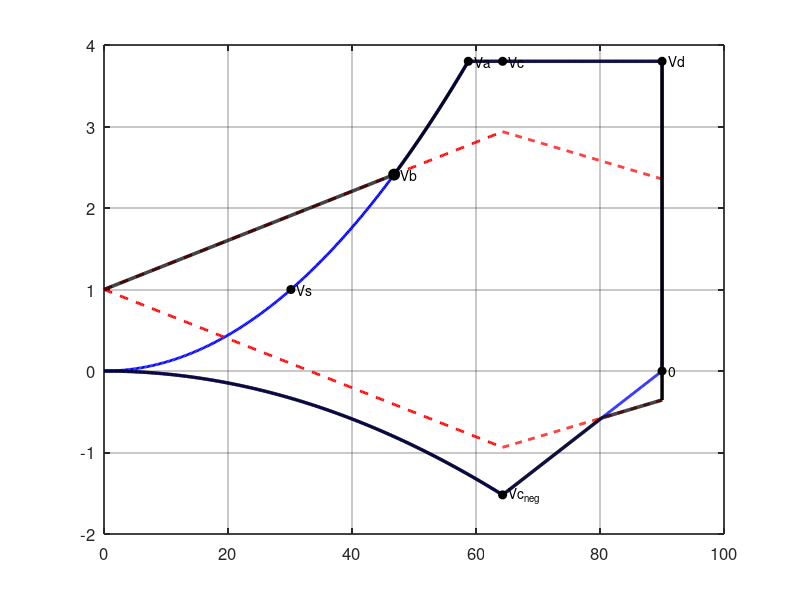

Recreate this plot in MATLAB. (Note: this script raises an error after producing the figure.)
%% Kintamieji parametrai
close all
clear
clc

% Duoti parametrai
m = 1700;           % [kg]
p_load = 70;        % max ikrovimas i sparna [kg/m^2]
n_e = 7;            % eksploatacinis perkrovos koeficientas
AR = 7;             % sparno proilgis
lam = 1.15;         % sparno susiaurejimas (C_root / C_tip)
H_sp = 1.0;         % spyrio aukstis [m]
L_sp = 1.5;         % spyrio ilgis [m]
g = 9.81;           % gravitacija [m/s^2]

t_prof = 11;        % sparno profilio storis [%]
f = 1.5;            % atsargos koeficientas

% Kuro bako duomenys
L_kuro = 1.500;     % [m]
H_kuro = 0.128067;  % [m]
w_kuro = 1.036687;  % [m]

%% 2.1 Sparno geometriniai parametrai (pagal pavyzdi)

% 1) Sparno plotas
S = m / p_load;                     % [m^2]

% 2) Sparno mostas
b = sqrt(S * AR);                   % [m]

% 3) Puses mostas
L = b / 2;                          % [m]

% 4) Galine styga
% Is trapecinio sparno ploto formules:
C_tip = (2 * S) / ((lam + 1) * b);  % [m]

% 5) Saknine styga
C_root = lam * C_tip;               % [m]

% 6) Styga ties spyriu

x = (C_root - C_tip) / 2;           % [m]
y = (L_sp * x) / L;                 % [m]
C_sp = C_tip + 2 * y;               % [m]

% Tas pats butu ir taip:
% C_sp = C_root - (C_root - C_tip)*(L_sp/L);

% 7) Maksimalus profilio storis ties spyriu
H_lonz = (t_prof / 100) * C_sp;     % [m]

% 8) Spyrio kampas
alpha_rad = atan(H_sp / L_sp);      % [rad]
alpha_deg = rad2deg(alpha_rad);     % [deg]



%% Kuro bako skaiciavimas

V_kuro = H_kuro * w_kuro * L_kuro;  % [m^3]
litrai = V_kuro * 1000;             % [L]

%% Rezultatu isvedimas

fprintf('\nAPSKAICIUOTA SPARNO GEOMETRIJA:\n')
fprintf('----------------------------------------\n')
fprintf('Sparno plotas S = %.3f m^2\n', S)
fprintf('Sparno mostas b = %.3f m\n', b)

fprintf('\nSTYGOS:\n')
fprintf('Saknine styga C_root = %.3f m\n', C_root)
fprintf('Styga ties spyriu C_sp = %.3f m\n', C_sp)
fprintf('Galine styga C_tip = %.3f m\n', C_tip)

fprintf('\nSPYRIS:\n')
fprintf('Spyrio kampas = %.3f rad\n', alpha_rad)
fprintf('Spyrio kampas = %.3f deg\n', alpha_deg)

fprintf('\nKURO BAKAS:\n')
fprintf('Kuro bako turis = %.3f m^3\n', V_kuro)
fprintf('Kuro kiekis = %.3f L\n', litrai)

%% Perkrovu ir greiciu skaiciavimas

rho = 1.225;                  % [kg/m^3]

% Trukstami dydziai
W_N = m * g;                  % [N]
W_kN = W_N / 1000;            % [kN]
n_sk = n_e * f;               % [-]
L_free = L - L_sp;            % [m]

% Vienetu konvertavimas i imperial (CS-23 formulems)
N_to_lbf = 0.224809;
m2_to_ft2 = 10.7639;
kt_to_ms = 0.514444;
ms_to_kt = 1.94384;

W_lbf = W_N * N_to_lbf;       % [lbf]
S_ft2 = S * m2_to_ft2;        % [ft^2]
WS_imp = W_lbf / S_ft2;       % [lbf/ft^2]

% Ribines perkrovos
n_pos = 2.1 + 24000 / (W_lbf + 10000);
n_pos = min(n_pos, 3.8);
n_neg = -0.4 * n_pos;

% Greiciai
Vc_kt = 33 * sqrt(WS_imp);    % [kt]
Vc = Vc_kt * kt_to_ms;        % [m/s]

Vd = 1.40 * Vc;               % [m/s]
Vd_kt = Vd * ms_to_kt;        % [kt]

% CLmax is XFLR5, apskaiciuok ir Vs bei Va
CLmax = 1.234;                 % <-- pakeisti i reiksme is XFLR5
Vs = sqrt((2 * W_N) / (rho * S * CLmax));   % [m/s]
Va = Vs * sqrt(n_pos);                       % [m/s]

% Isvedimas
fprintf('\nPERKROVOS IR GREICIAI:\n')
fprintf('----------------------------------------\n')
fprintf('W = %.3f kN\n', W_kN)
fprintf('W/S = %.3f lbf/ft^2\n', WS_imp)
fprintf('n_pos = %.3f\n', n_pos)
fprintf('n_neg = %.3f\n', n_neg)
fprintf('Vs = %.3f m/s\n', Vs)
fprintf('Va = %.3f m/s\n', Va)
fprintf('Vc = %.3f m/s (%.3f kt)\n', Vc, Vc_kt)
fprintf('Vd = %.3f m/s (%.3f kt)\n', Vd, Vd_kt)

%% V-n gaubiamoji

% -----------------------------
% MANEVRINE GAUBIAMOJI
% -----------------------------

% Teigiama smukos kreive iki Va
V1 = linspace(0, Va, 300);
n1 = (V1 ./ Vs).^2;

% Virsutine horizontali atkarpa nuo Va iki Vd
V2 = linspace(Va, Vd, 300);
n2 = n_pos * ones(size(V2));

% Neigiama smukos kreive iki Vc_neg
V3 = linspace(0, Vc, 300);
n3 = n_neg * (V3 ./ Vc).^2;

% Neigiama tiesine atkarpa nuo Vc iki Vd, mazejanti iki 0
V4 = linspace(Vc, Vd, 300);
n4 = n_neg * (1 - (V4 - Vc) / (Vd - Vc));

% Pagrindiniai manevrines gaubiamosios taskai
A = [Vs, 1];
B = [Va, n_pos];
C = [Vc, n_pos];
D = [Vd, n_pos];
E = [Vc, n_neg];
F = [Vd, 0];

% -----------------------------
% GUST ENVELOPE
% -----------------------------
% Reikia:
% c_bar  - vidutine aerodinamine styga [m]
% a      - CLalpha [1/rad]
% Ude    - projektinis gusio greitis [m/s]

% Vidutine aerodinam. styga trapeciniam sparnui
c_bar = (2/3) * C_root * ((1 + (1/lam) + (1/lam)^2) / (1 + (1/lam)));

% CLalpha is XFLR5 arba artima prielaida
a = 3.22;              % [1/rad] <-- pasikeisk pagal savo XFLR5 jei turi

% Projektiniai gusio greiciai normal kategorijai
Ude_Vc = 15.24;       % [m/s] = 50 ft/s prie Vc
Ude_Vd = 7.62;        % [m/s] = 25 ft/s prie Vd

% Sparno apkrova SI sistema
WS_SI = W_N / S;      % [N/m^2]

% Mases santykio parametras mu_g
mu_g = (2 * WS_SI) / (rho * c_bar * a * g);

% Gusio lengvinimo koeficientas
K_g = (0.88 * mu_g) / (5.3 + mu_g);

% Gusio perkrovos prie Vc
delta_n_Vc = (K_g * rho * Vc * Ude_Vc * a) / (2 * WS_SI);
n_gust_pos_Vc = 1 + delta_n_Vc;
n_gust_neg_Vc = 1 - delta_n_Vc;

% Gusio perkrovos prie Vd
delta_n_Vd = (K_g * rho * Vd * Ude_Vd * a) / (2 * WS_SI);
n_gust_pos_Vd = 1 + delta_n_Vd;
n_gust_neg_Vd = 1 - delta_n_Vd;

% Tiesines gusiu kreives nuo 0 iki Vc ir nuo Vc iki Vd
Vg1 = linspace(0, Vc, 300);
n_gust_pos_1 = 1 + (n_gust_pos_Vc - 1) * (Vg1 / Vc);
n_gust_neg_1 = 1 + (n_gust_neg_Vc - 1) * (Vg1 / Vc);

Vg2 = linspace(Vc, Vd, 300);
n_gust_pos_2 = n_gust_pos_Vc + (n_gust_pos_Vd - n_gust_pos_Vc) * ((Vg2 - Vc) / (Vd - Vc));
n_gust_neg_2 = n_gust_neg_Vc + (n_gust_neg_Vd - n_gust_neg_Vc) * ((Vg2 - Vc) / (Vd - Vc));

% -----------------------------
% V_B skaiciavimas
% -----------------------------
% V_B = sankirta tarp teigiamos smukos kreives ir teigiamos gust kreives (0 iki Vc)

Vb_fun = @(V) (V./Vs).^2 - (1 + (n_gust_pos_Vc - 1) .* (V./Vc));

% ieskom sankirtos intervale [0, Vc]
Vb = fzero(Vb_fun, [0.1, Vc]);

% Perkrova ties V_B
n_B = (Vb / Vs)^2;

fprintf('Vb = %.3f m/s\n', Vb)
fprintf('n(Vb) = %.3f\n', n_B)

% -----------------------------
% GALUTINE ISORINE FLIGHT ENVELOPE RIBA
% -----------------------------
% Sukuriam bendra greicio asi
V_env = linspace(0, Vd, 1200);

% Manevrine virsutine riba
n_man_pos = zeros(size(V_env));
for i = 1:length(V_env)
    if V_env(i) <= Va
        n_man_pos(i) = (V_env(i)/Vs)^2;
    else
        n_man_pos(i) = n_pos;
    end
end

% Manevrine apatine riba
n_man_neg = zeros(size(V_env));
for i = 1:length(V_env)
    if V_env(i) <= Vc
        n_man_neg(i) = n_neg * (V_env(i)/Vc)^2;
    else
        n_man_neg(i) = n_neg * (1 - (V_env(i)-Vc)/(Vd-Vc));
    end
end

% Gust virsutine riba
n_gust_pos = zeros(size(V_env));
for i = 1:length(V_env)
    if V_env(i) <= Vc
        n_gust_pos(i) = 1 + (n_gust_pos_Vc - 1) * (V_env(i)/Vc);
    else
        n_gust_pos(i) = n_gust_pos_Vc + (n_gust_pos_Vd - n_gust_pos_Vc) * ((V_env(i)-Vc)/(Vd-Vc));
    end
end

% Gust apatine riba
n_gust_neg = zeros(size(V_env));
for i = 1:length(V_env)
    if V_env(i) <= Vc
        n_gust_neg(i) = 1 + (n_gust_neg_Vc - 1) * (V_env(i)/Vc);
    else
        n_gust_neg(i) = n_gust_neg_Vc + (n_gust_neg_Vd - n_gust_neg_Vc) * ((V_env(i)-Vc)/(Vd-Vc));
    end
end

% Galutine isorine riba:
% virsuje imam didesne, apacioje imam mazesne
n_env_pos = max(n_man_pos, n_gust_pos);
n_env_neg = min(n_man_neg, n_gust_neg);
% -----------------------------
% ISVEDIMAS
% -----------------------------
fprintf('\nGUST ENVELOPE:\n')
fprintf('----------------------------------------\n')
fprintf('c_bar = %.3f m\n', c_bar)
fprintf('a = %.3f 1/rad\n', a)
fprintf('mu_g = %.3f\n', mu_g)
fprintf('K_g = %.3f\n', K_g)
fprintf('n_gust_pos_Vc = %.3f\n', n_gust_pos_Vc)
fprintf('n_gust_neg_Vc = %.3f\n', n_gust_neg_Vc)
fprintf('n_gust_pos_Vd = %.3f\n', n_gust_pos_Vd)
fprintf('n_gust_neg_Vd = %.3f\n', n_gust_neg_Vd)

%% Braizymas 

figure;
hold on
grid on
box on

set(gca,'FontSize',12)
set(gca,'LineWidth',1.2)
set(gca,'GridLineStyle','-')
set(gca,'MinorGridLineStyle',':')
set(gca,'GridAlpha',0.25)
set(gca,'MinorGridAlpha',0.15)

% Simple 3-color scheme
maneuver_col = [0 0 1];   % blue
gust_col     = [1 0 0];   % red
env_col      = [0 0 0];   % black

% Manevrine gaubiamoji
h_man = plot(V1,n1,'Color',maneuver_col,'LineWidth',2);
plot(V2,n2,'Color',maneuver_col,'LineWidth',2)
plot(V3,n3,'Color',maneuver_col,'LineWidth',2)
plot(V4,n4,'Color',maneuver_col,'LineWidth',2)
plot([Vd Vd],[0 n_pos],'Color',maneuver_col,'LineWidth',2)

% Gust envelope
h_gust = plot(Vg1,n_gust_pos_1,'--','Color',gust_col,'LineWidth',2);
plot(Vg2,n_gust_pos_2,'--','Color',gust_col,'LineWidth',2)
plot(Vg1,n_gust_neg_1,'--','Color',gust_col,'LineWidth',2)
plot(Vg2,n_gust_neg_2,'--','Color',gust_col,'LineWidth',2)

% Galutine isorine flight envelope
h_env = plot(V_env,n_env_pos,'Color',env_col,'LineWidth',2.5);
plot(V_env,n_env_neg,'Color',env_col,'LineWidth',2.5)
plot([Vd Vd],[n_env_neg(end) n_env_pos(end)],'Color',env_col,'LineWidth',2.5)

% Taskai
plot(A(1),A(2),'ko','MarkerFaceColor','k')
plot(B(1),B(2),'ko','MarkerFaceColor','k')
plot(C(1),C(2),'ko','MarkerFaceColor','k')
plot(D(1),D(2),'ko','MarkerFaceColor','k')
plot(E(1),E(2),'ko','MarkerFaceColor','k')
plot(F(1),F(2),'ko','MarkerFaceColor','k')

% Vb taskas
plot(Vb,n_B,'ko','MarkerFaceColor','k','MarkerSize',8)

% Tasku pavadinimai
text(A(1), A(2), '  Vs', 'FontSize', 10)
text(B(1), B(2), '  Va', 'FontSize', 10)
text(C(1), C(2), '  Vc', 'FontSize', 10)
text(D(1), D(2), '  Vd', 'FontSize', 10)
text(E(1), E(2), '  Vc_{neg}', 'FontSize', 10)
text(F(1), F(2), '  0', 'FontSize', 10)
text(Vb, n_B, '  Vb', 'FontSize', 10)

% Pagalbines linijos
yline(0, 'k-')
yline(1, 'k--')
xline(Vs, 'k--')
xline(Va, 'k--')
xline(Vb, 'k--')
xline(Vc, 'k--')
xline(Vd, 'k--')

legend([h_man h_gust h_env], ...
       {'Manevrų gaubiamoji','Gūsinė gaubiamoji','Pilnoji skrydžio gaubiamoji'}, ...
       'Location','northwest')

xlabel('Greitis V [m/s]')
ylabel('Perkrovos koeficientas n')
title('Pilna perkrovos gaubiamoji')

xlim([0, 1.1*Vd])

y_min = min([n_env_neg, n_gust_neg, n_man_neg]) * 1.15;
y_max = max([n_env_pos, n_gust_pos, n_man_pos]) * 1.15;
ylim([y_min, y_max])

hold off


%% Grafikai
% Plot distributed lift load q(y) over the wing from XFLR5 export
% Put your XFLR5 txt data into a file, e.g. 'xflr5_results.txt'

rho = 1.225;     % air density [kg/m^3]
V   = 123.7;     % flight speed [m/s]
qInf = 0.5 * rho * V^2;

filename = 'D:/MainWing_a=8.50_v=123.70ms.csv';

% perskaityti .csv failą
data = readmatrix(filename, 'FileType', 'text');

% stulpelių ID nr
col_y     = 1;   % y-span
col_chord = 2;   % Chord
col_Cl    = 4;   % Cl
col_BM    = 12;  % BM

y     = data(:, col_y);
chord = data(:, col_chord);
Cl    = data(:, col_Cl);
BM = data(:, col_BM);

% panaikinti visus kitus stulpelius
valid = ~isnan(y) & ~isnan(chord) & ~isnan(Cl) & ~isnan(BM);
y     = y(valid);
chord = chord(valid);
Cl    = Cl(valid);
BM    = BM(valid);

% išrikiuoti pagal y
[y, idx] = sort(y);
chord = chord(idx);
Cl    = Cl(idx);
BM    = BM(idx);

% q [N/m]
q = qInf .* chord .* Cl;

%% ------------------------------------------------------------
% SPYRIO ITAKA I LENKIMO MOMENTA - VIENAI SPARNO PUSEI
% ------------------------------------------------------------

idx_half = y >= 0;
y_half   = y(idx_half);
q_half   = q(idx_half);
BM_half  = BM(idx_half);

idx_out = y_half >= L_sp;

% spyrio vertikali reakcija - perimta isorines dalies apkrova
R_sp = trapz(y_half(idx_out), q_half(idx_out));

% spyrio asine jega
F_sp = R_sp / sin(alpha_rad);

% pakoreguotas momentas
BM_eff_half = BM_half;

idx_in = y_half <= L_sp;
BM_eff_half(idx_in) = BM_half(idx_in) - R_sp .* (L_sp - y_half(idx_in));

fprintf('\nSPYRIO ITAKA:\n');
fprintf('----------------------------------------\n');
fprintf('R_sp = %.3f N\n', R_sp);
fprintf('F_sp = %.3f N\n', F_sp);
fprintf('M_root be spyrio = %.3f Nm\n', BM_half(1));
fprintf('M_root su spyriu = %.3f Nm\n', BM_eff_half(1));

% grafikas
figure;
plot(y, q, 'LineWidth', 1.5);
grid on;
xlabel('Spanwise position y [m]');
ylabel('Distributed load q(y) [N/m]');
title('Wing load distribution');

% lenkimo momentas
figure;
plot(y_half, BM_half, 'LineWidth', 1.2); hold on;
plot(y_half, BM_eff_half, 'LineWidth', 1.8);
xline(0,'k--');
xline(L_sp,'k--');
grid on;
xlabel('Spanwise position y [m]');
ylabel('Bending moment M(y) [N m]');
title('Wing bending moment diagram');
legend('Be spyrio','Su spyriu','Location','best');

%% ============================================================
%LONZERONO SKAICIAVIMAS

H_spar = H_lonz;   % [m] sparo aukstis imamas is 1 kodo

% ------------------------------------------------------------
% 2) KRITINIS LENKIMO MOMENTAS IS XFLR5 DUOMENU
% ------------------------------------------------------------
% BM = data(:, col_BM);

% Imam didziausia absoliutine reiksme kaip kritine
[M_abs, idx_M] = max(abs(BM_eff_half));
M = M_abs;
y_crit = y_half(idx_M);


N = 0;              % [N] asine jega (siame variante ignoruojama)

fprintf('\nSPARO STIPRUMO SKAICIAVIMUI:\n');
fprintf('----------------------------------------\n');
fprintf('H_spar = %.6f m (is H_lonz)\n', H_spar);
fprintf('Kritinis lenkimo momentas M = %.3f Nm\n', M);
fprintf('Jis yra ties y = %.3f m\n', y_crit);

%% ------------------------------------------------------------
% 3) SKERSPJUvio PRIELAIDOS
% ------------------------------------------------------------

x1 = 0.20 * H_spar;      % lentynos plotis [m]
x2 = 0.02 * H_spar;      % sieneles storis [m]
x4 = 2 * x1;             % apsiuvos efektyvus plotis [m]

t_skin = 0.0015;         % apsiuvos storis [m]

% web aukstis + lentynos auksciai turi sudaryti visa sparo auksti
y2 = 0.60 * H_spar;      % sieneles aukstis [m]
y1 = (H_spar - y2) / 2;  % lentynos aukstis [m]

fprintf('\nSKERSPJUVIO MATMENYS:\n');
fprintf('----------------------------------------\n');
fprintf('Lentynos plotis x1 = %.6f m\n', x1);
fprintf('Sieneles storis x2 = %.6f m\n', x2);
fprintf('Apsiuvos plotis x4 = %.6f m\n', x4);
fprintf('Lentynos aukstis y1 = %.6f m\n', y1);
fprintf('Sieneles aukstis y2 = %.6f m\n', y2);
fprintf('Apsiuvos storis t_skin = %.6f m\n', t_skin);

% sluoksniai is apacios i virsu:
% 1 bottom skin, 2 bottom cap, 3 web, 4 top cap, 5 top skin
b = [x4,     x1,   x2,   x1,     x4];
t = [t_skin, y1,   y2,   y1, t_skin];
nLayers = numel(b);
A = b .* t;          % [m^2]

%% ------------------------------------------------------------
% 4) MEDZIAGOS
% ------------------------------------------------------------
E_7075 = 72e9;       % [Pa]
E_2024 = 73e9;       % [Pa]
E_6061 = 69e9;       % [Pa]

Re_7075 = 503e6;     % [Pa]
Re_2024 = 324e6;     % [Pa]
Re_6061 = 275e6;     % [Pa]

SF = 1.5;            % safety factor

%  bottom skin, bottom cap, web, top cap, top skin
E = [E_7075, E_2024, E_6061, E_2024, E_7075];

sigma_allow = [Re_7075, Re_2024, Re_6061, Re_2024, Re_7075] / SF;

%% ------------------------------------------------------------
% 5) BAZINIAI SKERSPJUVIO PARAMETRAI
% ------------------------------------------------------------
B_i = A .* E;        % [N]
B   = sum(B_i);      % [N]

H = sum(t);          % bendras aukstis
y_cent = zeros(1, nLayers);

y_running = 0;
for i = 1:nLayers
    y_cent(i) = y_running + t(i)/2;
    y_running = y_running + t(i);
end

%% ------------------------------------------------------------
% 6) NEUTRALIOJI ASIS
% ------------------------------------------------------------
y_NA = sum(B_i .* y_cent) / B;   % [m]

% atstumas nuo NA
y_iN = y_cent - y_NA;

%% ------------------------------------------------------------
% 7) LENKIMO STANDIS
% ------------------------------------------------------------
I_cent = (b .* t.^3) / 12;
I_i    = I_cent + A .* (y_iN.^2);

D_i = E .* I_i;
D   = sum(D_i);

%% ------------------------------------------------------------
% 8) ITEMPIAI
%    sigma_i = E_i * (N/B + M*y_i/D)
% ------------------------------------------------------------
epsilon_N = N / B;
sigma_i   = E .* (epsilon_N + (M .* y_iN) / D);   % [Pa]

% krastiniai pluostai
y_top = H - y_NA;
y_bot = -y_NA;

sigma_bot = E(1)   * (epsilon_N + M*y_bot/D);
sigma_top = E(end) * (epsilon_N + M*y_top/D);

%% ------------------------------------------------------------
% 9) ISNAUDOJIMAS
% ------------------------------------------------------------
util_sigma_layers = abs(sigma_i) ./ sigma_allow;
util_sigma_bot    = abs(sigma_bot) / sigma_allow(1);
util_sigma_top    = abs(sigma_top) / sigma_allow(end);

%% ------------------------------------------------------------
% 10) REZULTATU ISVEDIMAS
% ------------------------------------------------------------
fprintf('\n--- MULTILAYER SECTION STRENGTH CHECK (NORMAL STRESS) ---\n');
fprintf('Neutral axis from bottom y_NA = %.6f m\n', y_NA);
fprintf('Axial stiffness B             = %.3e N\n', B);
fprintf('Bending stiffness D           = %.3e Nm^2\n', D);
fprintf('Critical moment M             = %.3f Nm\n', M);
fprintf('Critical location y           = %.3f m\n\n', y_crit);

for i = 1:nLayers
    fprintf(['Layer %d: A = %.3e m^2, y_cent = %.6f m, ' ...
             'sigma = %+8.2f MPa, util = %.3f\n'], ...
        i, A(i), y_cent(i), sigma_i(i)/1e6, util_sigma_layers(i));
end

fprintf('\nExtreme fibres:\n');
fprintf('Bottom sigma = %+8.2f MPa, utilisation = %.3f\n', ...
    sigma_bot/1e6, util_sigma_bot);
fprintf('Top    sigma = %+8.2f MPa, utilisation = %.3f\n', ...
    sigma_top/1e6, util_sigma_top);

%% ------------------------------------------------------------
% 11) ITEMPIU PASISKIRSTYMO GRAFIKAS sigma(y)
% ------------------------------------------------------------
y_iface = [0, cumsum(t)];

nPts = 300;
y_vec = linspace(0, H, nPts);
sigma_y = zeros(size(y_vec));

for k = 1:nPts
    yy = y_vec(k);

    idx = find(yy >= y_iface(1:end-1) & yy <= y_iface(2:end), 1, 'first');

    % jei del apvalinimo paskutinis taskas nepapuola
    if isempty(idx)
        idx = nLayers;
    end

    y_rel = yy - y_NA;
    epsilon_y = epsilon_N + (M * y_rel) / D;
    sigma_y(k) = E(idx) * epsilon_y;
end

sigma_MPa = -sigma_y / 1e6;

figure;
hold on;
grid on;
plot(sigma_MPa, y_vec, 'LineWidth', 1.8);

xline(0, '--k', 'LineWidth', 1);
yline(y_NA, ':k', 'LineWidth', 1);

xlabel('\sigma [MPa]');
ylabel('y [m] (from bottom of spar)');
title('Normal stress distribution \sigma(y) in spar cross-section');

set(gca, 'YDir', 'normal');
hold off;
